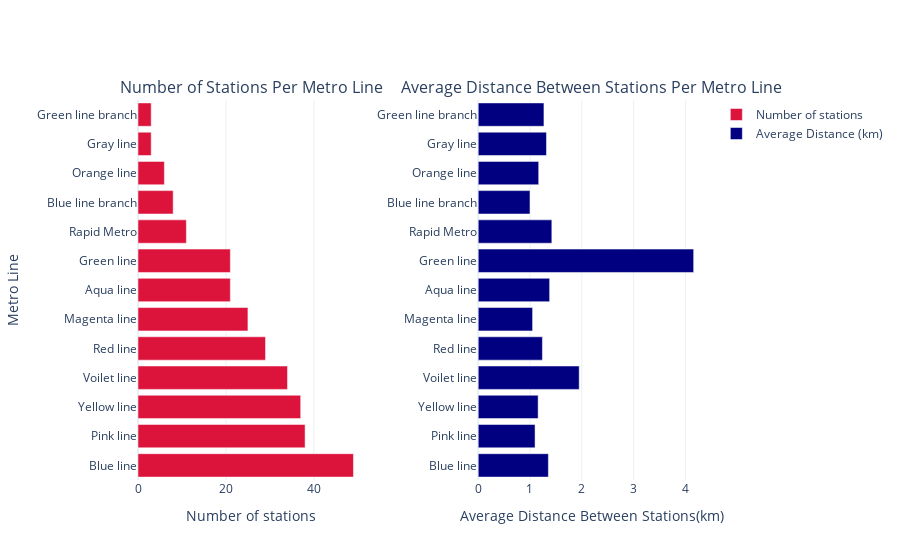

Notebook cell for this chart:
### Code cell
fig = make_subplots(
    rows=1,
    cols=2,
    subplot_titles=('Number of Stations Per Metro Line', 'Average Distance Between Stations Per Metro Line'),
    horizontal_spacing=0.2
)
fig.add_trace(
    go.Bar(
        y=line_analysis['Line'], 
        x=line_analysis['Number of stations'],
        orientation='h',
        name='Number of stations',
        marker_color='crimson'
    ),
    row=1,
    col=1
)
fig.add_trace(
    go.Bar(
        y=line_analysis['Line'],
        x=line_analysis['Average Distance Between Stations(km)'],
        orientation='h',
        name='Average Distance (km)',
        marker_color='navy'
    ),
    row=1,
    col=2
)
fig.update_xaxes(title_text="Number of stations", row=1, col=1)
fig.update_xaxes(title_text="Average Distance Between Stations(km)", row=1, col=2)
fig.update_yaxes(title_text="Metro Line", row=1, col=1)
fig.update_yaxes(title_text="", row=1, col=2)
fig.show()

### Figure 1 — Plotly figure (JSON) as saved in the notebook; plotly's stock layout.template omitted (floating-point values rounded to 4 significant figures)
{"data": [{"marker": {"color": "crimson"}, "name": "Number of stations", "orientation": "h", "type": "bar", "x": [49, 38, 37, 34, 29, 25, 21, 21, 11, 8, 6, 3, 3], "xaxis": "x", "y": ["Blue line", "Pink line", "Yellow line", "Voilet line", "Red line", "Magenta line", "Aqua line", "Green line", "Rapid Metro", "Blue line branch", "Orange line", "Gray line", "Green line branch"], "yaxis": "y"}, {"marker": {"color": "navy"}, "name": "Average Distance (km)", "orientation": "h", "type": "bar", "x": [1.355, 1.098, 1.157, 1.95, 1.24, 1.05, 1.379, 4.16, 1.422, 1, 1.168, 1.318, 1.269], "xaxis": "x2", "y": ["Blue line", "Pink line", "Yellow line", "Voilet line", "Red line", "Magenta line", "Aqua line", "Green line", "Rapid Metro", "Blue line branch", "Orange line", "Gray line", "Green line branch"], "yaxis": "y2"}], "layout": {"annotations": [{"font": {"size": 16}, "showarrow": false, "text": "Number of Stations Per Metro Line", "x": 0.2, "xanchor": "center", "xref": "paper", "y": 1, "yanchor": "bottom", "yref": "paper"}, {"font": {"size": 16}, "showarrow": false, "text": "Average Distance Between Stations Per Metro Line", "x": 0.8, "xanchor": "center", "xref": "paper", "y": 1, "yanchor": "bottom", "yref": "paper"}], "xaxis": {"anchor": "y", "domain": [0, 0.4], "title": {"text": "Number of stations"}}, "xaxis2": {"anchor": "y2", "domain": [0.6, 1], "title": {"text": "Average Distance Between Stations(km)"}}, "yaxis": {"anchor": "x", "domain": [0, 1], "title": {"text": "Metro Line"}}, "yaxis2": {"anchor": "x2", "domain": [0, 1], "title": {"text": ""}}}}
